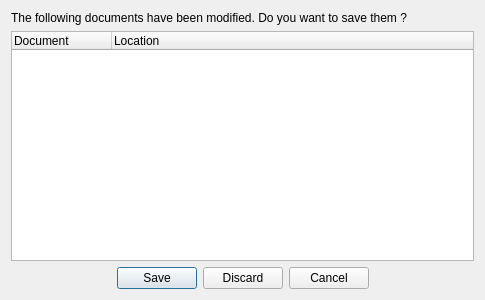
<?xml version="1.0" encoding="UTF-8"?>
<ui version="4.0">
 <class>SaveDocumentsDialog</class>
 <widget class="QDialog" name="SaveDocumentsDialog">
  <property name="windowModality">
   <enum>Qt::NonModal</enum>
  </property>
  <property name="geometry">
   <rect>
    <x>0</x>
    <y>0</y>
    <width>485</width>
    <height>300</height>
   </rect>
  </property>
  <property name="windowTitle">
   <string>Save Documents</string>
  </property>
  <property name="modal">
   <bool>true</bool>
  </property>
  <layout class="QVBoxLayout" name="verticalLayout">
   <item>
    <widget class="QLabel" name="label">
     <property name="text">
      <string>The following documents have been modified. Do you want to save them ?</string>
     </property>
    </widget>
   </item>
   <item>
    <widget class="QTreeWidget" name="treeWidget">
     <column>
      <property name="text">
       <string>Document</string>
      </property>
     </column>
     <column>
      <property name="text">
       <string>Location</string>
      </property>
     </column>
    </widget>
   </item>
   <item>
    <widget class="QDialogButtonBox" name="buttonBox">
     <property name="orientation">
      <enum>Qt::Horizontal</enum>
     </property>
     <property name="standardButtons">
      <set>QDialogButtonBox::Cancel|QDialogButtonBox::Discard|QDialogButtonBox::Save</set>
     </property>
     <property name="centerButtons">
      <bool>true</bool>
     </property>
    </widget>
   </item>
  </layout>
 </widget>
 <resources/>
 <connections/>
</ui>
